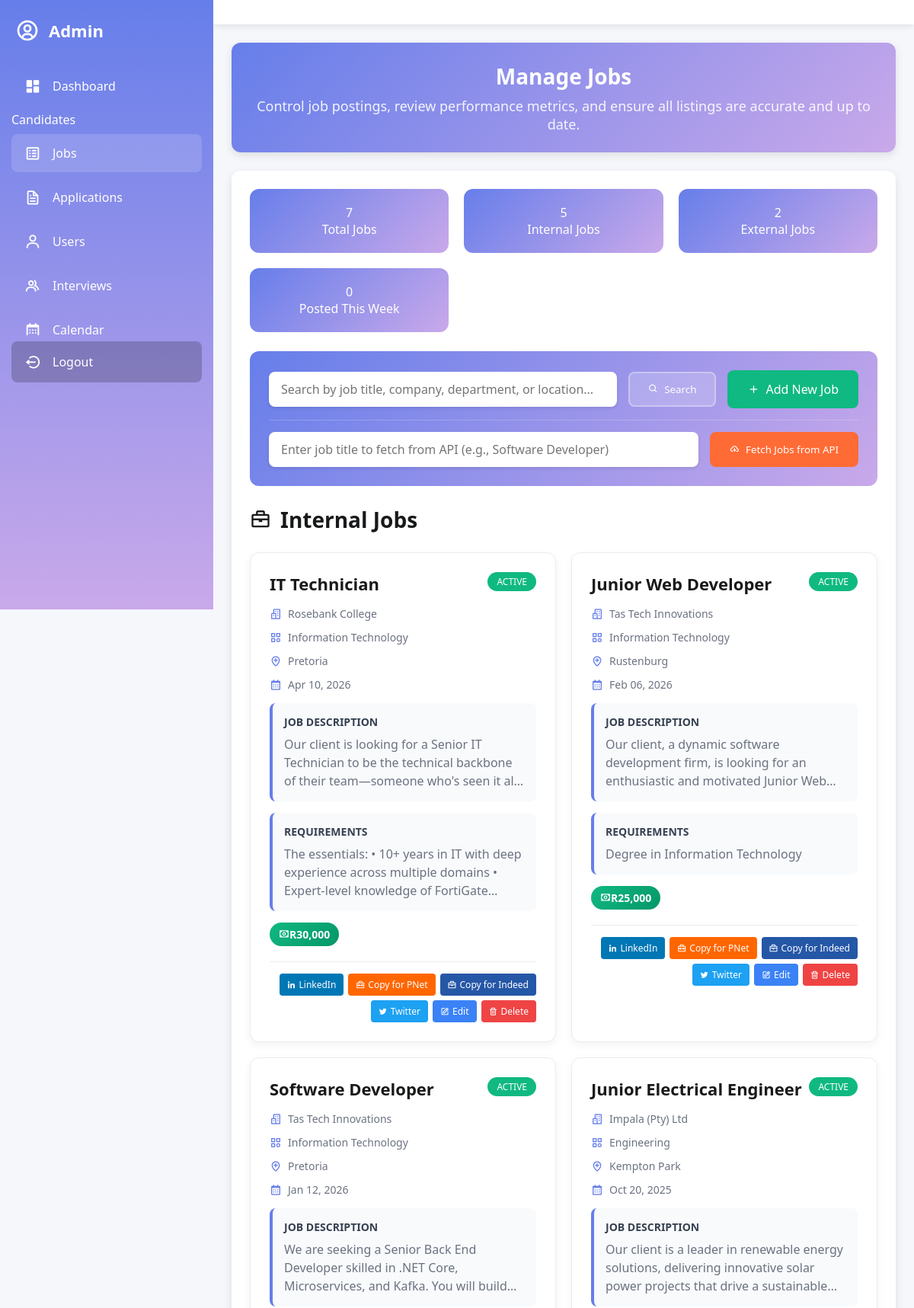
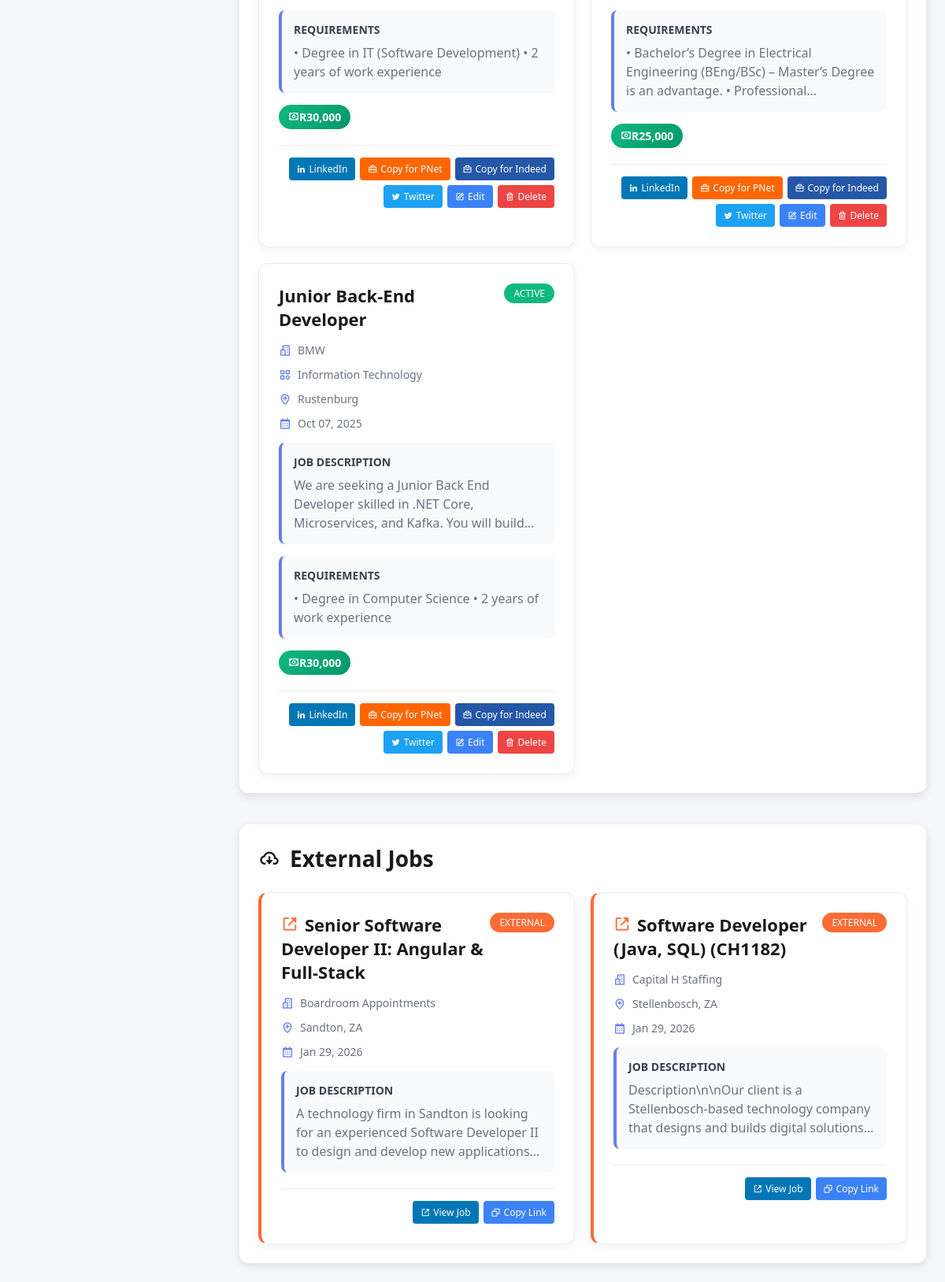
Page /manage_jobs.php (signed in) on the committed database (2 pictures, top to bottom).
### tables this page shows
CREATE TABLE `job_postings` (
  `job_id` int(11) NOT NULL,
  `admin_id` int(11) NOT NULL,
  `department_id` int(11) NOT NULL,
  `company_id` int(11) NOT NULL,
  `position` varchar(255) NOT NULL,
  `company_name` varchar(255) NOT NULL,
  `location` varchar(255) NOT NULL,
  `job_description` text NOT NULL,
  `requirements` text NOT NULL,
  `duties` text NOT NULL,
  `skills` text NOT NULL,
  `salary` decimal(10,2) NOT NULL,
  `deadline` datetime DEFAULT NULL,
  `date_posted` timestamp NOT NULL DEFAULT current_timestamp(),
  `job_status` enum('Active','Closed') NOT NULL DEFAULT 'Active',
  `minimum_criteria` longtext DEFAULT NULL COMMENT 'e.g. {"min_years_experience": 2, "required_skills": ["PHP", "MySQL"], "required_qualification": "Bachelor"}' CHECK (json_valid(`minimum_criteria`))
);

CREATE TABLE `companies` (
  `company_id` int(11) NOT NULL,
  `company_name` varchar(255) NOT NULL,
  `company_address` text DEFAULT NULL,
  `company_email` varchar(255) DEFAULT NULL,
  `company_phone` varchar(20) DEFAULT NULL,
  `created_at` timestamp NOT NULL DEFAULT current_timestamp()
);

CREATE TABLE `departments` (
  `department_id` int(11) NOT NULL,
  `department_name` varchar(100) NOT NULL
);

CREATE TABLE `external_jobs` (
  `external_job_id` int(11) NOT NULL,
  `title` varchar(255) NOT NULL,
  `company` varchar(255) DEFAULT NULL,
  `location` varchar(255) DEFAULT NULL,
  `description` text DEFAULT NULL,
  `salary` varchar(100) DEFAULT NULL,
  `date_fetched` datetime DEFAULT current_timestamp(),
  `url` varchar(500) DEFAULT NULL,
  `source` varchar(100) DEFAULT 'external',
  `closing_date` date DEFAULT NULL
);

### manage_jobs.php (the view, shortened to what this page needs)
<?php
include('config.php');
$query = "SELECT job_postings.*, departments.department_name, companies.company_name
          FROM job_postings
          INNER JOIN departments ON job_postings.department_id = departments.department_id
          INNER JOIN companies ON job_postings.company_id = companies.company_id
          WHERE 1";
$query .= " ORDER BY job_postings.date_posted DESC";
$stmt = $conn->prepare($query);
$stmt->execute();
$result = $stmt->get_result();
$externalQuery = "SELECT * FROM external_jobs WHERE 1";
$externalQuery .= " ORDER BY date_fetched DESC";
$externalStmt = $conn->prepare($externalQuery);
$externalStmt->execute();
$externalResult = $externalStmt->get_result();
$external_jobs_count = $externalResult->num_rows;
$leave_count_sql = "SELECT
    COUNT(*) AS total_leave_requests,
    SUM(CASE WHEN status = 'Pending' THEN 1 ELSE 0 END) AS pending_leave_count,
    SUM(CASE WHEN status = 'Approved' THEN 1 ELSE 0 END) AS approved_leave_count,
    SUM(CASE WHEN status = 'Rejected' THEN 1 ELSE 0 END) AS rejected_leave_count
    FROM consultant_leaves";
$leave_count_result = $conn->query($leave_count_sql);
?>
<!DOCTYPE html>
<html lang="en">
<head>
    <link href='https://unpkg.com/boxicons@2.1.4/css/boxicons.min.css' rel='stylesheet'>
</head>
<body>
    <div class="sidebar" id="sidebar">
        <a href="#" class="logo">
            <i class='bx bx-user-circle'></i>
            <div class="logo-name"><span>Admin</span></div>
        </a>
        <ul class="side-menu">
            <li><a href="admin_dashboard.php"><i class='bx bxs-dashboard'></i><span>Dashboard</span></a></li>
            <li class="section-header"><span>Candidates</span></li>
            <li class="active"><a href="manage_jobs.php"><i class='bx bx-spreadsheet'></i><span>Jobs</span></a></li>
            <li><a href="manage_applications.php"><i class='bx bx-file'></i><span>Applications</span></a></li>
            <li><a href="admin_user_management.php"><i class='bx bx-user'></i><span>Users</span></a></li>
            <li><a href="schedule_interview.php"><i class='bx bx-group'></i><span>Interviews</span></a></li>
            <li><a href="calendar.php"><i class='bx bx-calendar'></i><span>Calendar</span></a></li>
        </ul>
        <ul class="side-menu">
            <li>
                <a href="logout.php" class="logout" onclick="return confirmLogout();">
                    <i class='bx bx-log-out-circle'></i>
                    <span>Logout</span>
                </a>
            </li>
        </ul>
    </div>
    <div class="content">
        <nav>
        </nav>
        <main>
            <div class="welcome-section">
                <h1> Manage Jobs</h1>
                <p>Control job postings, review performance metrics, and ensure all listings are accurate and up to date.</p>
            </div>
            <div class="jobs-wrapper">
                <div class="stats-row">
                    <div class="stat-card">
                        <div class="stat-number"><?= $result->num_rows + $external_jobs_count ?></div>
                        <div class="stat-label">Total Jobs</div>
                    </div>
                    <div class="stat-card">
                        <div class="stat-number">
                            <?php
                            $active_jobs = $conn->query("SELECT COUNT(*) as count FROM job_postings WHERE job_status = 'Active'")->fetch_assoc()['count'];
                            echo $active_jobs;
                            ?>
                        </div>
                        <div class="stat-label">Internal Jobs</div>
                    </div>
                    <div class="stat-card">
                        <div class="stat-number"><?= $external_jobs_count ?></div>
                        <div class="stat-label">External Jobs</div>
                    </div>
                    <div class="stat-card">
                        <div class="stat-number">
                            <?php
                            $recent_jobs = $conn->query("SELECT COUNT(*) as count FROM job_postings WHERE date_posted >= DATE_SUB(NOW(), INTERVAL 7 DAY)")->fetch_assoc()['count'];
                            echo $recent_jobs;
                            ?>
                        </div>
                        <div class="stat-label">Posted This Week</div>
                    </div>
                </div>
                <div class="search-section">
                    <form method="GET" action="" class="search-form">
                        <input type="text"
                               class="search-input"
                               name="search"
                               placeholder="Search by job title, company, department, or location..."
                               value="<?= isset($_GET['search']) ? htmlspecialchars($_GET['search']) : '' ?>">
                        <button type="submit" class="btn">
                            <i class='bx bx-search'></i>
                            Search
                        </button>
                        <a href="add_job.php" class="add-job-btn">
                            <i class='bx bx-plus'></i>
                            Add New Job
                        </a>
                    </form>
                    <form method="GET" action="display_fetched_jobs.php" class="search-form" style="margin-top: 15px; padding-top: 15px; border-top: 1px solid rgba(255,255,255,0.2);">
                        <input type="text"
                               class="search-input"
                               name="query"
                               placeholder="Enter job title to fetch from API (e.g., Software Developer)"
                               value="<?= isset($_GET['query']) ? htmlspecialchars($_GET['query']) : '' ?>">
                        <button type="submit" class="add-job-btn" style="background-color: #ff6b35; border-color: #ff6b35;">
                            <i class='bx bx-cloud-download'></i>
                            Fetch Jobs from API
                        </button>
                    </form>
                </div>
                <?php if ($result->num_rows > 0): ?>
                    <div class="page-header">
                        <h1 class="page-title">
                            <i class='bx bx-briefcase'></i>
                            Internal Jobs
                        </h1>
                    </div>
                    <div class="job-grid">
                        <?php while ($row = $result->fetch_assoc()): ?>
                            <?php
                            $job_title = htmlspecialchars($row['position']);
                            $company_name = htmlspecialchars($row['company_name']);
                            $location = htmlspecialchars($row['location']);
                            $department = htmlspecialchars($row['department_name']);
                            $salary = 'R' . number_format($row['salary']);
                            $job_description = htmlspecialchars($row['job_description']);
                            $requirements = htmlspecialchars($row['requirements']);
                            $skills = htmlspecialchars($row['skills']);
                            $linkedin_text = "🚀 We're Hiring! 🚀\nPosition: {$job_title}\nCompany: {$company_name}\nDepartment: {$department}\nLocation: {$location}\nSalary: {$salary}\nJob Description:\n{$job_description}\nRequirements:\n{$requirements}\nSkills Required:\n{$skills}\n#Hiring #JobOpportunity #" . str_replace(' ', '', $department) . " #Career #Jobs";
                            $linkedin_url = "https://www.linkedin.com/feed/?shareActive=true&text=" . urlencode($linkedin_text);
                            $twitter_text = "🚀 We're Hiring: {$job_title} at {$company_name} in {$location}. Salary: {$salary}. #Hiring #JobAlert #" . str_replace(' ', '', $department);
                            $twitter_url = "https://twitter.com/intent/tweet?text=" . urlencode($twitter_text);
                            ?>
                            <div class="job-card">
                                <div class="job-header">
                                    <h3 class="job-title"><?= $job_title ?></h3>
                                    <span class="job-status"><?= htmlspecialchars($row['job_status']) ?></span>
                                </div>
                                <div class="job-meta">
                                    <div class="meta-item"><i class='bx bx-buildings'></i><?= $company_name ?></div>
                                    <div class="meta-item"><i class='bx bx-category'></i><?= $department ?></div>
                                    <div class="meta-item"><i class='bx bx-location-plus'></i><?= $location ?></div>
                                    <div class="meta-item"><i class='bx bx-calendar'></i><?= date('M d, Y', strtotime($row['date_posted'])) ?></div>
                                </div>
                                <div class="job-description">
                                    <h5>Job Description</h5>
                                    <p><?= $job_description ?></p>
                                </div>
                                <div class="job-description">
                                    <h5>Requirements</h5>
                                    <p><?= $requirements ?></p>
                                </div>
                                <div style="display: flex; justify-content: space-between; align-items: center; margin: 15px 0;">
                                    <span class="salary-tag"><i class='bx bx-money'></i><?= $salary ?></span>
                                </div>
                                <div class="job-actions">
                                    <a href="<?= $linkedin_url ?>" class="action-btn btn-share" target="_blank"><i class='bx bxl-linkedin'></i> LinkedIn</a>
                                    <button class="action-btn btn-pnet" onclick="copyToPNet('pnet-content-<?= $row['job_id'] ?>')"><i class='bx bx-briefcase-alt-2'></i> Copy for PNet</button>
                                    <button class="action-btn btn-indeed" onclick="copyToIndeed('indeed-content-<?= $row['job_id'] ?>')"><i class='bx bx-briefcase'></i> Copy for Indeed</button>
                                    <a href="<?= $twitter_url ?>" class="action-btn btn-twitter" target="_blank"><i class='bx bxl-twitter'></i> Twitter</a>
                                    <a href="edit_job.php?job_id=<?= $row['job_id'] ?>" class="action-btn btn-edit"><i class='bx bx-edit'></i> Edit</a>
                                    <a href="delete_job.php?job_id=<?= $row['job_id'] ?>" class="action-btn btn-delete" onclick="return confirm('Are you sure you want to delete this job posting?')"><i class='bx bx-trash'></i> Delete</a>
                                </div>
                            </div>
                        <?php endwhile; ?>
                    </div>
                <?php endif; ?>
            </div>
            <?php if ($externalResult->num_rows > 0): ?>
                <div class="jobs-wrapper" style="margin-top: 40px;">
                    <div class="page-header">
                        <h1 class="page-title">
                            <i class='bx bx-cloud-download'></i>
                            External Jobs
                        </h1>
                    </div>
                    <div class="job-grid">
                        <?php while ($row = $externalResult->fetch_assoc()): ?>
                            <div class="job-card" style="border-left: 4px solid #ff6b35;">
                                <div class="job-header">
                                    <h3 class="job-title"><i class='bx bx-link-external' style="color: #ff6b35; margin-right: 8px;"></i><?= htmlspecialchars($row['title']) ?></h3>
                                    <span class="job-status" style="background-color: #ff6b35;">External</span>
                                </div>
                                <div class="job-meta">
                                    <div class="meta-item"><i class='bx bx-buildings'></i><?= htmlspecialchars($row['company']) ?></div>
                                    <div class="meta-item"><i class='bx bx-location-plus'></i><?= htmlspecialchars($row['location']) ?></div>
                                    <div class="meta-item"><i class='bx bx-calendar'></i><?= date('M d, Y', strtotime($row['date_fetched'])) ?></div>
                                </div>
                                <div class="job-description">
                                    <h5>Job Description</h5>
                                    <p><?= htmlspecialchars($row['description']) ?></p>
                                </div>
                                <div class="job-actions">
                                    <a href="<?= htmlspecialchars($row['url']) ?>" class="action-btn btn-share" target="_blank"><i class='bx bx-link-external'></i> View Job</a>
                                    <button class="action-btn btn-edit" onclick="copyJobLink('<?= htmlspecialchars($row['url']) ?>')"><i class='bx bx-copy'></i> Copy Link</button>
                                </div>
                            </div>
                        <?php endwhile; ?>
                    </div>
                </div>
            <?php endif; ?>
        </main>
    </div>
</body>
</html>

### rows in the picture
job_postings: position "IT Technician", job_status "ACTIVE", company.company_name "Rosebank College", department.department_name "Information Technology", location "Pretoria", date_posted "Apr 10, 2026", job_description "Our client is looking for a Senior IT Technician to be the technical backbone of their team—someone who's seen it…", requirements "The essentials: • 10+ years in IT with deep experience across multiple domains • Expert-level knowledge of…", salary "R30,000"
job_postings: position "Junior Web Developer", job_status "ACTIVE", company.company_name "Tas Tech Innovations", department.department_name "Information Technology", location "Rustenburg", date_posted "Feb 06, 2026", job_description "Our client, a dynamic software development firm, is looking for an enthusiastic and motivated Junior…", requirements "Degree in Information Technology", salary "R25,000"
job_postings: position "Software Developer", job_status "ACTIVE", company.company_name "Tas Tech Innovations", department.department_name "Information Technology", location "Pretoria", date_posted "Jan 12, 2026", job_description "We are seeking a Senior Back End Developer skilled in .NET Core, Microservices, and Kafka. You will…", requirements "• Degree in IT (Software Development) • 2 years of work experience", salary "R30,000"
job_postings: position "Junior Electrical Engineer", job_status "ACTIVE", company.company_name "Impala (Pty) Ltd", department.department_name "Engineering", location "Kempton Park", date_posted "Oct 20, 2025", job_description "Our client is a leader in renewable energy solutions, delivering innovative solar power projects that drive a…", requirements "• Bachelor’s Degree in Electrical Engineering (BEng/BSc) – Master’s Degree is an advantage. •…", salary "R25,000"
job_postings: position "Junior Back-End Developer", job_status "ACTIVE", company.company_name "BMW", department.department_name "Information Technology", location "Rustenburg", date_posted "Oct 07, 2025", job_description "We are seeking a Junior Back End Developer skilled in .NET Core, Microservices, and Kafka. You will…", requirements "• Degree in Computer Science • 2 years of work experience", salary "R30,000"
external_jobs: title "Senior Software Developer II: Angular & Full-Stack", company "Boardroom Appointments", location "Sandton, ZA", date_fetched "Jan 29, 2026", description "A technology firm in Sandton is looking for an experienced Software Developer II to design and develop new…"
external_jobs: title "Software Developer (Java, SQL) (CH1182)", company "Capital H Staffing", location "Stellenbosch, ZA", date_fetched "Jan 29, 2026", description "Description\\n\\nOur client is a Stellenbosch-based technology company that designs and builds digital…"

### other values in the picture
$result->num_rows + $external_jobs_count "7"
$active_jobs "5"
$external_jobs_count "2"
$recent_jobs "0"
